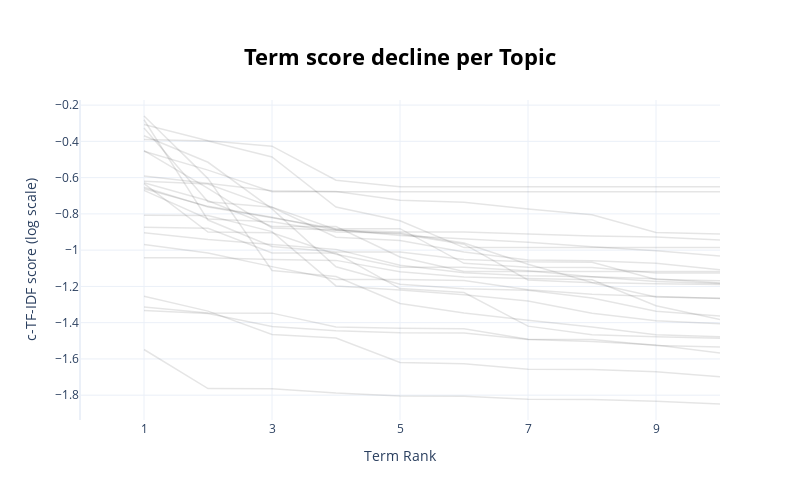

Notebook source saved alongside this figure:
### Code cell
model.visualize_term_rank(log_scale=True)

### Figure 1 — Plotly figure (JSON) as saved in the notebook; plotly's stock layout.template omitted (floating-point values rounded to 4 significant figures)
{"data": [{"hovertext": "<b>Topic -1</b>:investment_rate_cost_it_to_die_onl", "line": {"color": "black", "width": 1.5}, "mode": "lines+lines", "name": "", "opacity": 0.1, "type": "scatter", "x": [1, 2, 3, 4, 5, 6, 7, 8, 9, 10], "y": [-1.548, -1.764, -1.765, -1.788, -1.804, -1.806, -1.822, -1.824, -1.834, -1.849]}, {"hovertext": "<b>Topic 0</b>:journal_economic_economics_groh_og_", "line": {"color": "black", "width": 1.5}, "mode": "lines+lines", "name": "", "opacity": 0.1, "type": "scatter", "x": [1, 2, 3, 4, 5, 6, 7, 8, 9, 10], "y": [-1.254, -1.336, -1.465, -1.485, -1.619, -1.626, -1.657, -1.658, -1.671, -1.698]}, {"hovertext": "<b>Topic 1</b>:aci_ci_eto_la_vida_ec_cci_cim_os_if", "line": {"color": "black", "width": 1.5}, "mode": "lines+lines", "name": "", "opacity": 0.1, "type": "scatter", "x": [1, 2, 3, 4, 5, 6, 7, 8, 9, 10], "y": [-1.313, -1.346, -1.347, -1.424, -1.431, -1.433, -1.491, -1.493, -1.526, -1.534]}, {"hovertext": "<b>Topic 2</b>:municips_ark_months_map_municip_jo_", "line": {"color": "black", "width": 1.5}, "mode": "lines+lines", "name": "", "opacity": 0.1, "type": "scatter", "x": [1, 2, 3, 4, 5, 6, 7, 8, 9, 10], "y": [-0.9034, -0.9419, -0.9692, -0.9957, -1.083, -1.125, -1.141, -1.147, -1.157, -1.181]}, {"hovertext": "<b>Topic 3</b>:relatns_leotie_to_px_py_ined_trefor", "line": {"color": "black", "width": 1.5}, "mode": "lines+lines", "name": "", "opacity": 0.1, "type": "scatter", "x": [1, 2, 3, 4, 5, 6, 7, 8, 9, 10], "y": [-0.9685, -1.016, -1.091, -1.162, -1.162, -1.167, -1.218, -1.244, -1.255, -1.267]}, {"hovertext": "<b>Topic 4</b>:maoeconomic_business_economic_moody", "line": {"color": "black", "width": 1.5}, "mode": "lines+lines", "name": "", "opacity": 0.1, "type": "scatter", "x": [1, 2, 3, 4, 5, 6, 7, 8, 9, 10], "y": [-1.333, -1.349, -1.422, -1.444, -1.455, -1.458, -1.493, -1.503, -1.523, -1.568]}, {"hovertext": "<b>Topic 5</b>:wcw_next_abstra_aive_velopi_notice_", "line": {"color": "black", "width": 1.5}, "mode": "lines+lines", "name": "", "opacity": 0.1, "type": "scatter", "x": [1, 2, 3, 4, 5, 6, 7, 8, 9, 10], "y": [-0.6329, -0.8998, -0.9041, -1.023, -1.094, -1.094, -1.114, -1.147, -1.173, -1.183]}, {"hovertext": "<b>Topic 6</b>:intellence_articial_fall_wdle_key_h", "line": {"color": "black", "width": 1.5}, "mode": "lines+lines", "name": "", "opacity": 0.1, "type": "scatter", "x": [1, 2, 3, 4, 5, 6, 7, 8, 9, 10], "y": [-0.8075, -0.8085, -0.8975, -1.197, -1.22, -1.246, -1.28, -1.348, -1.39, -1.405]}, {"hovertext": "<b>Topic 7</b>:coalab_coameasurement_worki_pa_new_", "line": {"color": "black", "width": 1.5}, "mode": "lines+lines", "name": "", "opacity": 0.1, "type": "scatter", "x": [1, 2, 3, 4, 5, 6, 7, 8, 9, 10], "y": [-1.042, -1.042, -1.051, -1.056, -1.12, -1.148, -1.156, -1.163, -1.306, -1.382]}, {"hovertext": "<b>Topic 8</b>:table_dference_distributn_tests_sta", "line": {"color": "black", "width": 1.5}, "mode": "lines+lines", "name": "", "opacity": 0.1, "type": "scatter", "x": [1, 2, 3, 4, 5, 6, 7, 8, 9, 10], "y": [-0.2808, -0.834, -0.9799, -1.01, -1.01, -1.051, -1.064, -1.067, -1.162, -1.169]}, {"hovertext": "<b>Topic 9</b>:assets_revenue_aregate_equatns_for_", "line": {"color": "black", "width": 1.5}, "mode": "lines+lines", "name": "", "opacity": 0.1, "type": "scatter", "x": [1, 2, 3, 4, 5, 6, 7, 8, 9, 10], "y": [-0.2601, -0.6054, -1.112, -1.145, -1.294, -1.346, -1.387, -1.423, -1.467, -1.477]}, {"hovertext": "<b>Topic 10</b>:ger_minas_intellence_articial_bras", "line": {"color": "black", "width": 1.5}, "mode": "lines+lines", "name": "", "opacity": 0.1, "type": "scatter", "x": [1, 2, 3, 4, 5, 6, 7, 8, 9, 10], "y": [-0.8744, -0.8789, -1.015, -1.016, -1.212, -1.234, -1.419, -1.467, -1.477, -1.485]}, {"hovertext": "<b>Topic 11</b>:mtable_many_images_ehteemi_intyi_n", "line": {"color": "black", "width": 1.5}, "mode": "lines+lines", "name": "", "opacity": 0.1, "type": "scatter", "x": [1, 2, 3, 4, 5, 6, 7, 8, 9, 10], "y": [-0.4545, -0.5585, -0.6782, -0.6782, -0.6782, -0.6782, -0.6782, -0.6782, -0.6782, -0.6782]}, {"hovertext": "<b>Topic 12</b>:edits_loans_payments_eq_for_edit_l", "line": {"color": "black", "width": 1.5}, "mode": "lines+lines", "name": "", "opacity": 0.1, "type": "scatter", "x": [1, 2, 3, 4, 5, 6, 7, 8, 9, 10], "y": [-0.369, -0.5153, -0.7721, -1.092, -1.188, -1.213, -1.221, -1.264, -1.337, -1.363]}, {"hovertext": "<b>Topic 13</b>:pc_marak_aklos_pole_is_bayesiawith", "line": {"color": "black", "width": 1.5}, "mode": "lines+lines", "name": "", "opacity": 0.1, "type": "scatter", "x": [1, 2, 3, 4, 5, 6, 7, 8, 9, 10], "y": [-0.6288, -0.7278, -0.8697, -0.8697, -1.038, -1.118, -1.118, -1.118, -1.118, -1.118]}, {"hovertext": "<b>Topic 14</b>:esta_gr_fec_mum_md_rianz_ari_est_z", "line": {"color": "black", "width": 1.5}, "mode": "lines+lines", "name": "", "opacity": 0.1, "type": "scatter", "x": [1, 2, 3, 4, 5, 6, 7, 8, 9, 10], "y": [-0.4513, -0.6594, -0.8773, -0.8895, -0.9005, -0.9005, -0.9106, -0.9219, -0.9273, -0.9445]}, {"hovertext": "<b>Topic 15</b>:road_belt_one_eur_sk_chinese_econo", "line": {"color": "black", "width": 1.5}, "mode": "lines+lines", "name": "", "opacity": 0.1, "type": "scatter", "x": [1, 2, 3, 4, 5, 6, 7, 8, 9, 10], "y": [-0.6617, -0.7584, -0.8182, -0.8902, -0.9105, -0.9669, -1.164, -1.18, -1.258, -1.265]}, {"hovertext": "<b>Topic 16</b>:ui_equatns_continuity_mand_supply_", "line": {"color": "black", "width": 1.5}, "mode": "lines+lines", "name": "", "opacity": 0.1, "type": "scatter", "x": [1, 2, 3, 4, 5, 6, 7, 8, 9, 10], "y": [-0.6702, -0.8284, -0.8436, -0.9002, -0.9055, -0.9603, -1.077, -1.178, -1.185, -1.19]}, {"hovertext": "<b>Topic 17</b>:mono_alias_boca_true_ba_regjajaub_", "line": {"color": "black", "width": 1.5}, "mode": "lines+lines", "name": "", "opacity": 0.1, "type": "scatter", "x": [1, 2, 3, 4, 5, 6, 7, 8, 9, 10], "y": [-0.5908, -0.6331, -0.672, -0.677, -0.7248, -0.7355, -0.7733, -0.805, -0.9024, -0.9116]}, {"hovertext": "<b>Topic 18</b>:regi_mice_or_goregnal_map_tri_logo", "line": {"color": "black", "width": 1.5}, "mode": "lines+lines", "name": "", "opacity": 0.1, "type": "scatter", "x": [1, 2, 3, 4, 5, 6, 7, 8, 9, 10], "y": [-0.6203, -0.6354, -0.7627, -0.8859, -0.9187, -0.9365, -0.9559, -0.9806, -1.004, -1.032]}, {"hovertext": "<b>Topic 19</b>:individuals_party_boyd_ester_fog_o", "line": {"color": "black", "width": 1.5}, "mode": "lines+lines", "name": "", "opacity": 0.1, "type": "scatter", "x": [1, 2, 3, 4, 5, 6, 7, 8, 9, 10], "y": [-0.6535, -0.7616, -0.8213, -0.8813, -0.8813, -1.073, -1.094, -1.095, -1.125, -1.125]}, {"hovertext": "<b>Topic 20</b>:future_table_sis_got_stock_get_res", "line": {"color": "black", "width": 1.5}, "mode": "lines+lines", "name": "", "opacity": 0.1, "type": "scatter", "x": [1, 2, 3, 4, 5, 6, 7, 8, 9, 10], "y": [-0.3265, -0.733, -0.7635, -0.9288, -0.9469, -1.01, -1.054, -1.058, -1.072, -1.109]}, {"hovertext": "<b>Topic 21</b>:learner_samuelso_war_world_jun_iai", "line": {"color": "black", "width": 1.5}, "mode": "lines+lines", "name": "", "opacity": 0.1, "type": "scatter", "x": [1, 2, 3, 4, 5, 6, 7, 8, 9, 10], "y": [-0.3073, -0.3963, -0.4265, -0.614, -0.6501, -0.6501, -0.6501, -0.6501, -0.6501, -0.6501]}, {"hovertext": "<b>Topic 22</b>:area_nad_tness_fc_le_wnotably_anrs", "line": {"color": "black", "width": 1.5}, "mode": "lines+lines", "name": "", "opacity": 0.1, "type": "scatter", "x": [1, 2, 3, 4, 5, 6, 7, 8, 9, 10], "y": [-0.3891, -0.3984, -0.4863, -0.7623, -0.838, -0.9859, -0.9859, -0.9859, -0.9859, -0.9859]}], "layout": {"height": 500, "hoverlabel": {"bgcolor": "white", "font": {"family": "Rockwell", "size": 16}}, "showlegend": false, "title": {"font": {"color": "Black", "size": 22}, "text": "<b>Term score decline per Topic</b>", "x": 0.5, "xanchor": "center", "y": 0.9, "yanchor": "top"}, "width": 800, "xaxis": {"dtick": 2, "range": [0, 10], "tick0": 1, "title": {"text": "Term Rank"}}, "yaxis": {"title": {"text": "c-TF-IDF score (log scale)"}}}}
